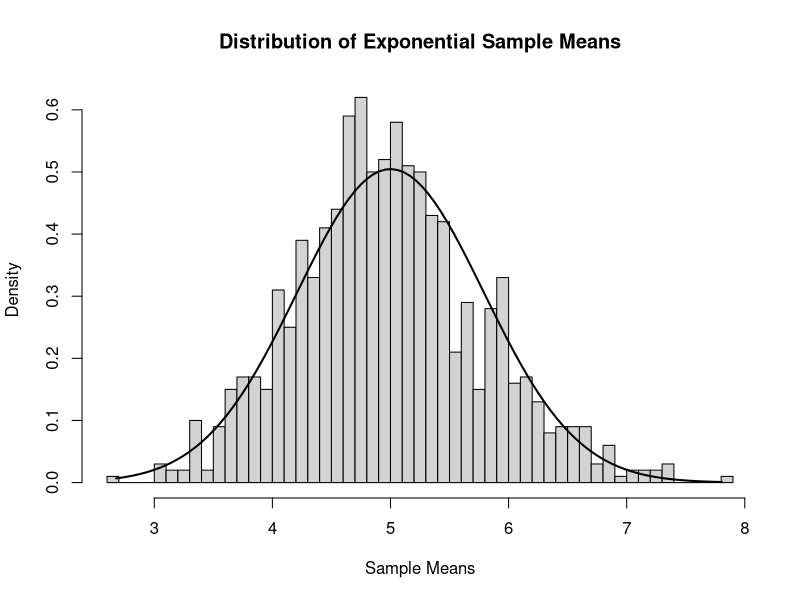

The R script that drew this image:
## ---- chunk 1
library(data.table)
library(ggplot2)
library(knitr)
library(dplyr)
library(tidyr)
opts_chunk$set(echo=TRUE)
## ---- chunk 2
set.seed(44)
lambda <- 0.2
n <- 40
nosim <- 1000
## ---- chunk 3
sample_simulated <- replicate(nosim,rexp(n,lambda))
sample_means <- apply(sample_simulated, 2, mean)

## ---- chunk 4
sample_mean <- mean(sample_means)
theoretical_mean <- 1/lambda
## ---- chunk 5
sample_sd <- sd(sample_means)
sample_variance <- sample_sd^2

theoretical_sd <- (1/lambda)/sqrt(n)
theoretical_variance <- ((1/lambda)/sqrt(n))^2

## ---- chunk 6
hist(sample_means, breaks=n, probability=TRUE, main = "Distribution of Exponential Sample Means", xlab = "Sample Means")

x_axis <- seq(min(sample_means),max(sample_means),length=100)
y_axis <- dnorm(x_axis, mean = theoretical_mean, sd = theoretical_sd)
lines(x_axis,y_axis,lwd=2)
